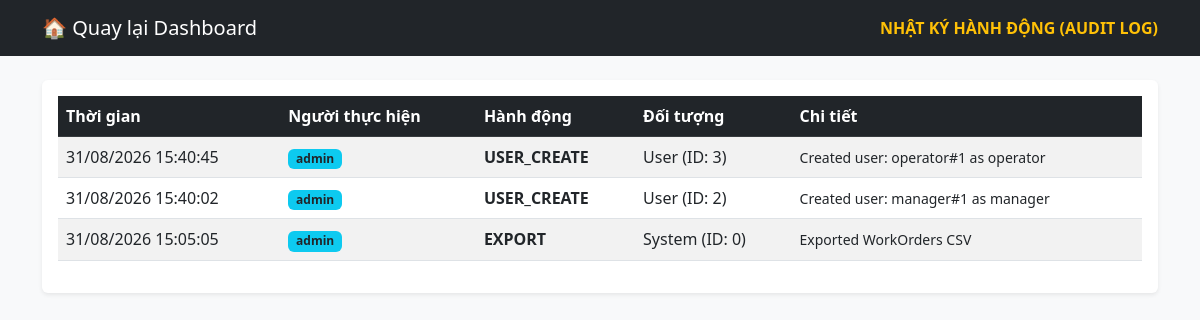
Page /audit-log (signed in) on the committed database.
### app.py (models this page shows, shortened)
class AuditLog(db.Model):
    id = db.Column(db.Integer, primary_key=True)
    user_id = db.Column(db.Integer, db.ForeignKey('user.id'), nullable=False)
    action = db.Column(db.String(50), nullable=False)
    target_type = db.Column(db.String(50), nullable=False)
    target_id = db.Column(db.Integer, nullable=False)
    detail = db.Column(db.String(200))
    timestamp = db.Column(db.DateTime, default=datetime.now)
    user = db.relationship('User', backref='logs')

class User(db.Model, UserMixin):
    id = db.Column(db.Integer, primary_key=True)
    username = db.Column(db.String(50), unique=True, nullable=False)
    email = db.Column(db.String(120), unique=True, nullable=False)
    password_hash = db.Column(db.String(128), nullable=False)
    role = db.Column(db.String(20), default='operator') # admin, manager, operator
    date_created = db.Column(db.DateTime, default=datetime.now)

### app.py (the view)
@app.route('/audit-log')
@login_required
@role_required('admin')
def view_audit_log():
    logs = AuditLog.query.order_by(AuditLog.timestamp.desc()).limit(100).all()
    return render_template('audit_log.html', logs=logs)

### app.py (called while the page is built)
@login_manager.user_loader
def load_user(user_id):
    return User.query.get(int(user_id))

def role_required(*roles):
    def decorator(f):
        @wraps(f)
        def decorated_function(*args, **kwargs):
            if not current_user.is_authenticated or current_user.role not in roles:
                flash("Bạn không có quyền thực hiện hành động này!", "danger")
                return redirect(url_for('index'))
            return f(*args, **kwargs)
        return decorated_function
    return decorator

### templates/audit_log.html (shortened to what this page needs)
<!DOCTYPE html>
<html lang="vi">
<head>
    <link href="https://cdn.jsdelivr.net/npm/bootstrap@5.3.0/dist/css/bootstrap.min.css" rel="stylesheet">
</head>
<body class="bg-light">
<nav class="navbar navbar-dark bg-dark mb-4">
    <div class="container">
        <a class="navbar-brand" href="/">🏠 Quay lại Dashboard</a>
        <span class="navbar-text text-warning fw-bold">NHẬT KÝ HÀNH ĐỘNG (AUDIT LOG)</span>
    </div>
</nav>
<div class="container">
    <div class="card shadow-sm border-0">
        <div class="card-body">
            <table class="table table-striped">
                <thead class="table-dark">
                    <tr>
                        <th>Thời gian</th>
                        <th>Người thực hiện</th>
                        <th>Hành động</th>
                        <th>Đối tượng</th>
                        <th>Chi tiết</th>
                    </tr>
                </thead>
                <tbody>
                    {% for log in logs %}
                    <tr>
                        <td>{{ log.timestamp.strftime('%d/%m/%Y %H:%M:%S') }}</td>
                        <td><span class="badge bg-info text-dark">{{ log.user.username }}</span></td>
                        <td><span class="fw-bold">{{ log.action }}</span></td>
                        <td>{{ log.target_type }} (ID: {{ log.target_id }})</td>
                        <td><small>{{ log.detail }}</small></td>
                    </tr>
                    {% endfor %}
                </tbody>
            </table>
        </div>
    </div>
</div>
</body>
</html>

### rows in the picture
AuditLog: timestamp "31/08/2026 15:40:45", user.username "admin", action "USER_CREATE", target_type "User", target_id "3", detail "Created user: operator#1 as operator"
AuditLog: timestamp "31/08/2026 15:40:02", user.username "admin", action "USER_CREATE", target_type "User", target_id "2", detail "Created user: manager#1 as manager"
AuditLog: timestamp "31/08/2026 15:05:05", user.username "admin", action "EXPORT", target_type "System", target_id "0", detail "Exported WorkOrders CSV"
